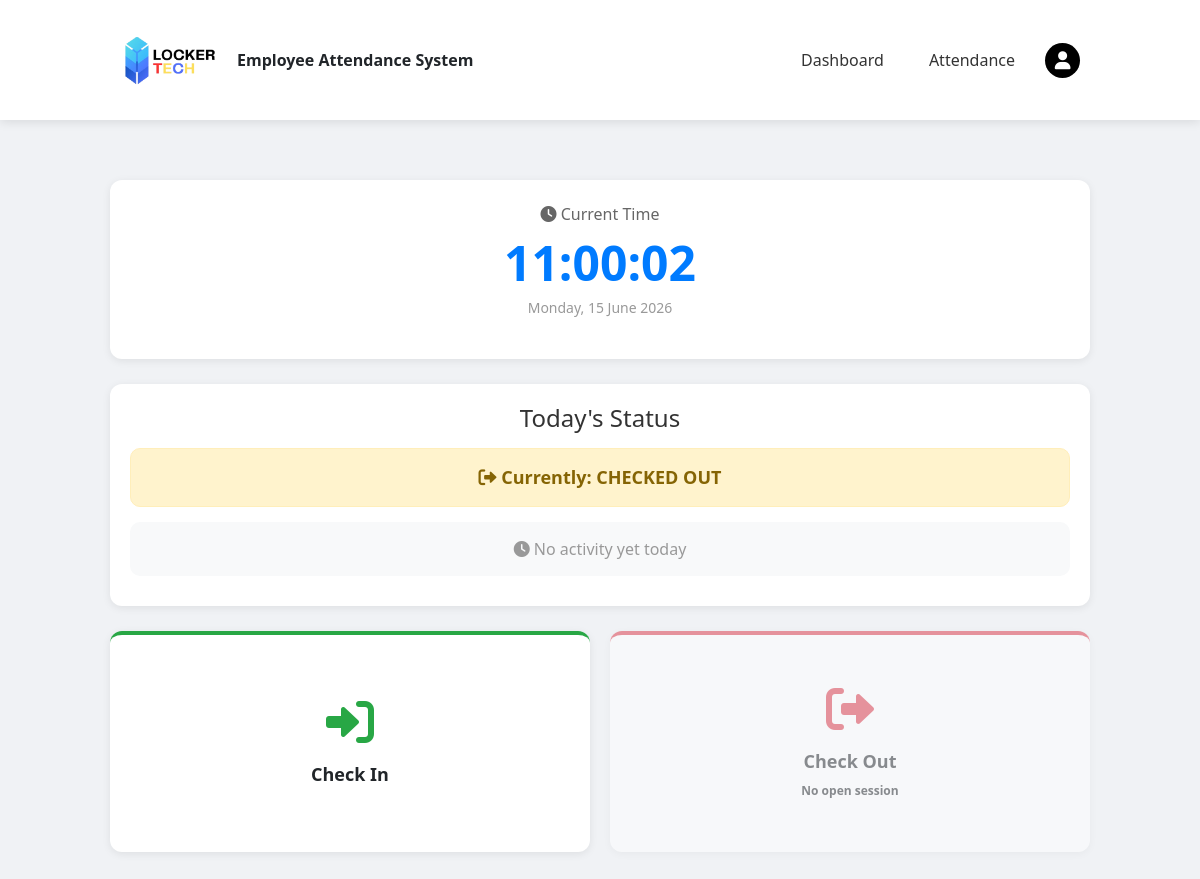
Page /TSE_PROJECT/User/dashboard.php (signed in) on the earlier database version.
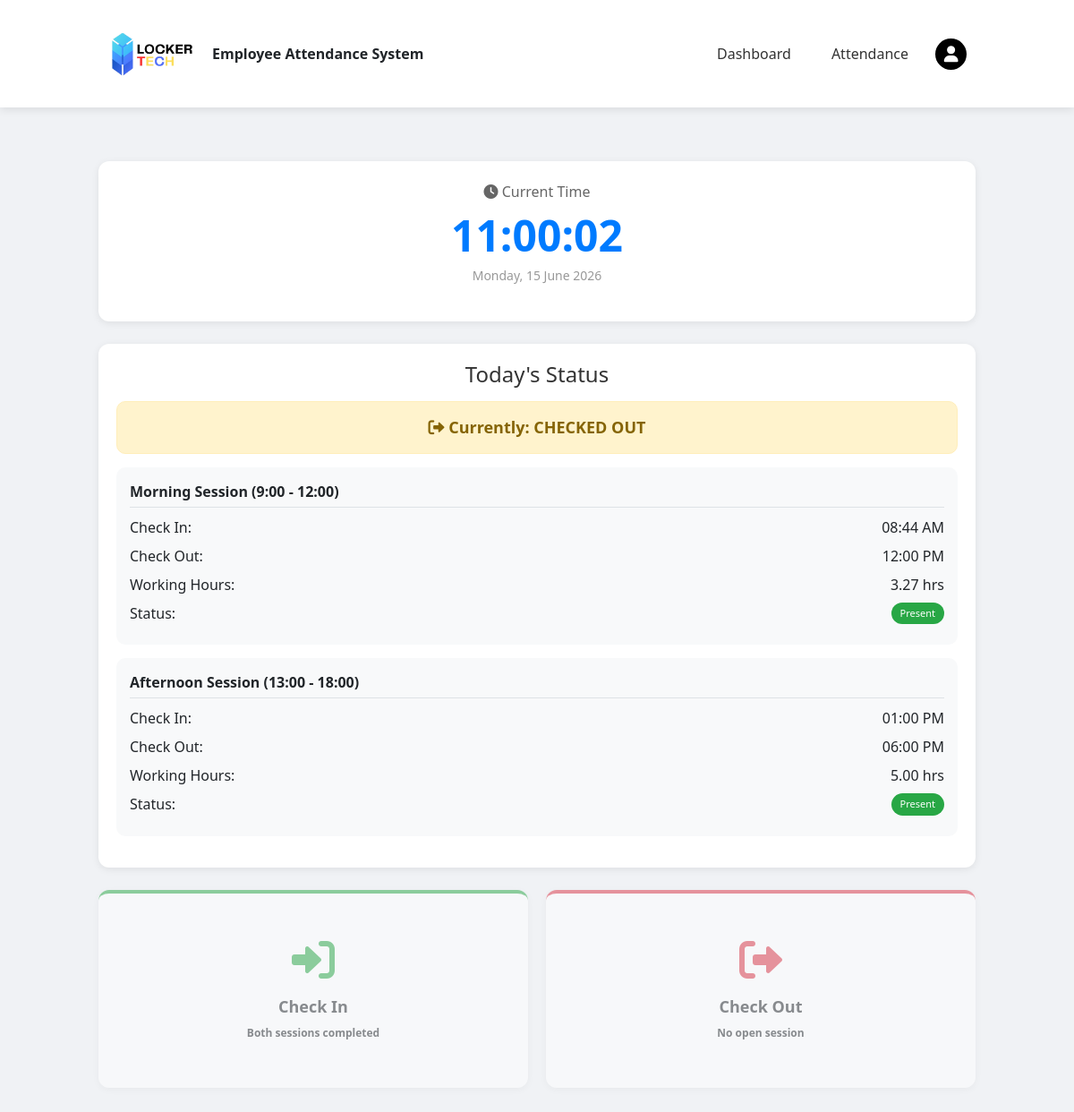
Same page on the later database version.
### tables this page shows
CREATE TABLE `attendance_records` (
  `record_id` varchar(50) NOT NULL,
  `employee_id` int(11) NOT NULL,
  `record_date` date NOT NULL,
  `session` enum('morning','afternoon') NOT NULL,
  `check_in_time` datetime DEFAULT NULL,
  `check_out_time` datetime DEFAULT NULL,
  `status` enum('present','late','absent','half_day','holiday','early_leave') DEFAULT 'absent',
  `late_minutes` int(11) DEFAULT 0,
  `working_hours` decimal(5,2) DEFAULT 0.00,
  `notes` text DEFAULT NULL,
  `created_at` timestamp NOT NULL DEFAULT current_timestamp(),
  `updated_at` timestamp NOT NULL DEFAULT current_timestamp() ON UPDATE current_timestamp()
);

### TSE_PROJECT/User/dashboard.php (the view, shortened to what the changed rows need)
<?php
include '../db_connection.php';
include 'header.php';
$today = date('Y-m-d');
$employee_id = $_SESSION['employee_id'];
$work_start_time_morning = '09:00:00';
$work_start_time_afternoon = '13:00:00';
$work_end_time_morning = '12:00:00';
$work_end_time_afternoon = '18:00:00';
function calculateWorkingHours($check_in_time, $check_out_time) {
    if($check_in_time && $check_out_time) {
        return round((strtotime($check_out_time) - strtotime($check_in_time)) / 3600, 2);
    }
    return 0;
}
function calculateLateMinutes($check_in_time, $session) {
    global $work_start_time_morning, $work_start_time_afternoon;
    if(!$check_in_time) return 0;
    $work_start = ($session == 'morning') ? $work_start_time_morning : $work_start_time_afternoon;
    $check_in_only = date('H:i:s', strtotime($check_in_time));
    return 0;
}
function getSessionStatus($check_in_time, $check_out_time, $session) {
    global $work_start_time_morning, $work_start_time_afternoon, $work_end_time_morning, $work_end_time_afternoon;
    if(!$check_in_time) return 'absent';
    $work_start = ($session == 'morning') ? $work_start_time_morning : $work_start_time_afternoon;
    $work_end = ($session == 'morning') ? $work_end_time_morning : $work_end_time_afternoon;
    $check_in_only = date('H:i:s', strtotime($check_in_time));
    $is_late = ($check_in_only > $work_start);
    if($check_out_time) {
        $check_out_only = date('H:i:s', strtotime($check_out_time));
        $is_early = ($check_out_only < $work_end);
        return 'present';
    }
    return $is_late ? 'late' : 'present';
}
$query = "SELECT * FROM attendance_records
          WHERE employee_id = '$employee_id' AND record_date = '$today'
          ORDER BY session ASC";
$result = mysqli_query($conn, $query);
$today_records = [];
while($row = mysqli_fetch_assoc($result)) {
    $session_name = $row['session'];
    $row['session'] = $session_name;
    $row['calculated_working_hours'] = calculateWorkingHours($row['check_in_time'], $row['check_out_time']);
    $row['calculated_late_minutes'] = calculateLateMinutes($row['check_in_time'], $session_name);
    $row['calculated_status'] = getSessionStatus($row['check_in_time'], $row['check_out_time'], $session_name);
    $today_records[] = $row;
}
$can_check_in = count($today_records) < 2;
?>
<!DOCTYPE html>
<html lang="en">
<head>
    <link rel="stylesheet" href="https://cdnjs.cloudflare.com/ajax/libs/font-awesome/6.0.0/css/all.min.css">
</head>
<body>
<div class="main-container">
    <div class="time-card">
        <h1 id="currentTime">--:--:--</h1>
    </div>
    <div class="status-card">
        <?php if(empty($today_records)): ?>
            <div class="status-row">
                <div style="text-align: center; width: 100%; color: #999;">
                    <i class="fas fa-clock"></i> No activity yet today
                </div>
            </div>
        <?php else: ?>
            <?php foreach($today_records as $record):
                $session_label = ($record['session'] == 'morning') ? 'Morning Session (9:00 - 12:00)' : 'Afternoon Session (13:00 - 18:00)';
                $check_in_display = $record['check_in_time'] ? date('h:i A', strtotime($record['check_in_time'])) : '-';
                $check_out_display = $record['check_out_time'] ? date('h:i A', strtotime($record['check_out_time'])) : '-';
                $working_hours_display = $record['calculated_working_hours'] > 0 ? number_format($record['calculated_working_hours'], 2) . ' hrs' : '-';
            ?>
            <div class="session-card">
                <div class="session-title"><?php echo $session_label; ?></div>
                <div class="session-detail">
                    <span>Check In:</span>
                    <span><?php echo $check_in_display; ?></span>
                </div>
                <div class="session-detail">
                    <span>Check Out:</span>
                    <span><?php echo $check_out_display; ?></span>
                </div>
                <?php if($record['calculated_working_hours'] > 0): ?>
                <div class="session-detail">
                    <span>Working Hours:</span>
                    <span><?php echo $working_hours_display; ?></span>
                </div>
                <?php endif; ?>
                <?php
                $status_text = '';
                $status_class = '';
                if($record['calculated_status'] == 'present') {
                    $status_text = 'Present';
                    $status_class = 'badge-success';
                } elseif($record['calculated_status'] == 'late') {
                    $status_text = 'Late';
                    $status_class = 'badge-warning';
                } elseif($record['calculated_status'] == 'early_leave') {
                    $status_text = 'Left Early';
                    $status_class = 'badge-warning';
                } elseif($record['calculated_status'] == 'late_early') {
                    $status_text = 'Late + Left Early';
                    $status_class = 'badge-warning';
                } else {
                    $status_text = 'Absent';
                    $status_class = 'badge-danger';
                }
                ?>
                <div class="session-detail">
                    <span>Status:</span>
                    <span class="<?php echo $status_class; ?>" style="padding: 4px 10px; border-radius: 20px; font-size: 11px; display: inline-block;"><?php echo $status_text; ?></span>
                </div>
            </div>
            <?php endforeach; ?>
        <?php endif; ?>
    </div>
    <div class="button-grid">
        <button class="btn btn-checkin" onclick="location.href='check_in.php'" <?php echo !$can_check_in ? 'disabled' : ''; ?>>
            <i class="fas fa-sign-in-alt"></i>
            Check In
            <?php if(!$can_check_in): ?>
                <br><small style="font-size: 12px;">Both sessions completed</small>
            <?php endif; ?>
        </button>
    </div>
</div>
</body>
</html>

Differences in the rows shown:
added attendance_records: session "Morning Session (9:00 - 12:00)", check_in_time "08:44 AM", check_out_time "12:00 PM", working_hours "3.27 hrs", status "Present"
added attendance_records: session "Afternoon Session (13:00 - 18:00)", check_in_time "01:00 PM", check_out_time "06:00 PM", working_hours "5.00 hrs", status "Present"
Other differences:
text no longer shown: "No activity yet today"
text now shown: "Both sessions completed"
